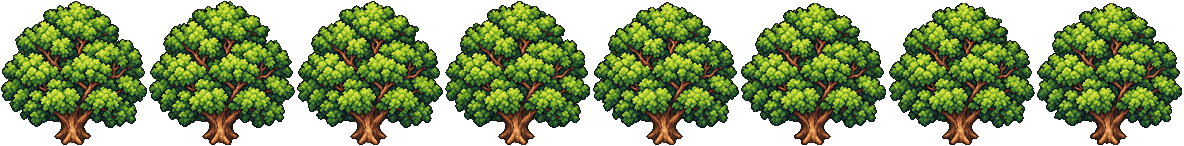
#> input picture Assets/_Project/Resources/Battle/oak_sway.png, 1184 x 146 px
$ python -i bake_monster_set.py   (imports and definitions only)
#> lines starting #> are read from the running program, lines starting #| are printed output that depends on the picture; after the words box and inside, x2 and y2 are one past the last pixel; in counts of white or black regions, pixels touching at a corner belong together
"""몬스터 한 종의 시트 여러 장을 같은 크기·같은 발밑으로 맞춰 전투용 시트로 굽는다.

AI로 만든 시트는 동작마다 칸 크기(1774×887 → 443.5, 1618×972 → 404.5×486)와 그림 크기가 제각각이다.
그대로 BattleMonsterSprite(544 칸, 원본 칸 443.5 기준)에 넣으면 공격·쓰러짐에서 몬스터가 갑자기 커지거나 발이 뜬다.

하는 일:
  1. 시트마다 4열×2행 칸으로 나누고, 그림 픽셀을 연결 영역별로 무게중심이 든 칸(프레임)에 배정한다
     (옆 칸으로 넘친 그림을 제 프레임으로 — clean_monster_sheet.py와 같은 방식).
  2. 기준 시트(첫 번째 인자) 첫 장의 키·발 높이·가로 가운데를 잰다.
  3. 다른 시트는 각자 첫 장(서 있는 모습)을 기준 첫 장과 같은 키·발밑·가운데로 맞추는 배율·이동을 구해 모든 장에 똑같이 적용한다
     (프레임 사이 움직임 — 주저앉기·움츠리기 — 은 그대로).
  4. 544 칸 4×2 시트로 저장한다. 원본 칸 443.5 기준 위치를 쓰므로 BattleMonsterSprite.Layout과 맞는다.
  5. --idle 결과.png: 기준 시트 첫 장을 발밑 고정으로 숨 쉬듯(세로 100→97%) 늘였다 줄인 대기 8장을 만든다(대기 시트가 없을 때).

사용법:
  python Tools/bake_monster_set.py 기준(걷기).png 결과.png [다른.png 결과.png ...] [--idle 대기결과.png] [--ground]
  --ground: 기준이 아닌 시트는 장마다 몸통 아래끝을 발밑에 맞춘다(아랫줄이 떠 있는 쓰러짐·공격 시트).
            기준 결과가 필요 없으면 결과 자리에 임시 경로를 준다.
  --shrink k: 모든 시트를 k배로 줄여 굽는다(발밑·가운데는 그대로). 작게 그려진 공격 시트를 키워 맞추면 칸 밖으로 넘칠 때.
              화면 크기는 BattleMonsterSprite의 SizeScale을 1/k로 두어 되돌린다.

굽는 명령(2026-10-16):
  버섯: 걷기(기준) · 포자 공격 · 사망 → mushroom_walk/attack/die, --idle mushroom_idle, --ground
  늑대 쓰러짐: 늑대 대기 시트(기준, 임시 경로로) · 옆으로 쓰러지는 늑대 → wolf_die, --ground
  고블린 늑대기수: 대기(기준) · 걷기 · 공격 · 전투(쓰러짐) → goblin_rider_idle/walk/attack/die, --ground --shrink
                   (공격·쓰러짐 시트가 약 16% 작게 그려져 키워 맞추면 뛰어오르는 장이 칸을 넘었다)
  거목 엔트(2026-10-19): 걷기(기준) · 한 팔 휘두르기 · 뿌리 내려찍기 · 등장 포효 → ent_walk/attack/slam/roar,
                   --idle ent_idle, --ground --shrink 0.7 (동작 시트가 약 17~21% 작게 그려져 0.8·0.75에선 칸을 넘었다)
                   뿌리 가시 이펙트(root_spikes)는 크기를 맞추지 않는다: clean_monster_sheet.py로 넘침만 정리한 뒤
                   장마다 아래끝을 칸 85% 높이에 맞췄다(원본 아랫줄이 약 50px 떠 있어 솟을 때 튀었다).
                   2026-10-19 같은 명령에 쓰러짐 → ent_die, 붉은 눈 포효(기절 패턴) → ent_roar_stun을 더했다(기존 결과는 바이트까지 같음).
                   두 장은 원본에 몸에서 멀리 떨어진 옅은 얼룩이 있어, 굽은 뒤 작은 조각(몸에서 먼 것만)을 지웠다 — 나뭇잎은 남김.
                   같은 날 12장(4×3) 시트 두 장으로 교체: 엔트 킹의 하강 해머 슬램 → ent_attack(기본 공격),
                   엔트 킹의 두 손 뿌리내리기 → ent_slam(뿌리 내려찍기). 12장 시트는 행 수를 칸 모양으로 알아내 4×3(2176×1632)으로 굽는다.
                   (원본 폴더에서 예전 한 팔 휘두르기·뿌리 내려찍기 그림은 빠졌다 — 지금 명령: 걷기 · 등장 포효 · 두 손 뿌리내리기 · 해머 슬램)
                   굽고 나서 (1) 발 고정: python Tools/stabilize_sheet.py로 idle(맨 앞)·walk·attack·slam·roar·roar_stun
                   (die는 무너지며 옮겨 가 빼고) — 장마다 좌우로 미끄러지던 몸을 멈춘다.
                   (1.5) 다리 고정: python Tools/lock_legs.py <발 고정한 idle> <attack> <결과> <slam> <결과>
                   — 해머·뿌리내리기 장의 다리를 대기 다리로 바꿔 끼워 공격 중에도 다리가 움직이지 않는다(손·주먹·흙은 남김).
                   (2) 숲 픽셀화: 7장(idle 맨 앞)을 한 번에 넘겨 공용 팔레트로
                   python Tools/pixelize_sheet.py --block 2 --colors 64 --env Assets/_Project/Resources/Battle/oak_sway.png --breathe
                   — 숲 참나무와 같은 픽셀 크기·색(캐릭터가 아니라 숲의 일부처럼), 대기는 허리 위만 블록 단위로 숨 쉰다.
                   Unity에선 Bilinear·밉맵 끔·압축 HQ(BC7 — 블록이 DXT 4×4와 안 맞으면 색이 번진다).
  거목 엔트 교체(2026-10-19, 바탕 화면 몬스터/앤트 보스 2 — 하체 고정 12장 4×3 시트, 위 명령들은 예전 그림):
                   대기-1(기준, 임시 결과) · 대기-1 · 망치 강타-2 · 발을 고정한 엔트 왕의 내려치기-1 · 포효-5 · 붉은 눈-6 · 죽음-7
                   (같은 날 강타-3 · 양팔 땅찍기-4를 망치 강타 · 내려치기로 바꿨다 — 타격 장은 7번째 · 9번째)
                   → (임시)/ent_idle/attack/slam/roar/roar_stun/die, --ground --shrink 0.832
                   (대기를 두 번 넘겨야 대기도 --ground가 걸린다 — 원본 아랫줄 대기는 발이 30px 떠 있다.
                   0.832 = 예전 대기 몸 키 293px에 맞춘 값 → 화면 크기 SizeScale 그대로).
                   이어서 stabilize_sheet.py(대기 맨 앞, 6장 모두), 모든 칸을 가로 -12·세로 +8 옮겨 예전 발밑(479)·가운데에 맞추고,
                   pixelize_sheet.py --block 2 --colors 64 --env .../oak_sway.png(--breathe 없이 — 진짜 대기 12장).
                   lock_legs.py는 쓰지 않는다(새 그림은 다리가 이미 고정). 고정된 뿌리 다리의 엔트 왕-2는 쓰지 않음.
필요: numpy, scipy, Pillow
"""
import sys

import numpy as np
from PIL import Image
from scipy import ndimage

COLUMNS = 4             # 열은 늘 4. 행은 시트 모양으로(rows_of — 8장 2행, 12장 3행)
CELL = 544              # 결과 칸
SOURCE_CELL = 443.5     # BattleMonsterSprite.SourceCell — 결과 칸 안 원본 칸 크기
ALPHA_MIN = 8
MERGED = 1.15           # 영역이 칸의 이 배보다 넓거나 높으면 옆 장과 붙은 것으로 보고 칸 경계에서 나눈다
IDLE_SQUASH = [1.0, 0.993, 0.983, 0.972, 0.968, 0.975, 0.986, 0.996]


def rows_of(w, h):
    """칸이 정사각이라 보고 행 수를 정한다(1774×887 → 2행 8장, 1448×1086 → 3행 12장)."""
    return max(1, round(h / (w / COLUMNS)))


def frames_of(path):
    """시트 → 프레임 8장(4×3 시트면 12장). 각 장은 (RGBA 배열, 칸 원점 기준 좌상단 x, y) — 칸 밖으로 넘친 부분까지 담는다."""
    src = np.array(Image.open(path).convert("RGBA"))
#> src is the input picture: shape (146, 1184, 4); mean R, G, B, A 57.1, 74.3, 27, 163.5
    h, w = src.shape[:2]
#> h = 146; w = 1184
    rows = rows_of(w, h)
#> rows = 1
    cw, ch = w / COLUMNS, h / rows
#> cw = 296; ch = 146
    # 알파 > ALPHA_MIN으로 영역을 나눈다(알파 > 0이면 옅은 번짐이 옆 프레임끼리 이어 붙인다).
    mask = src[:, :, 3] > ALPHA_MIN
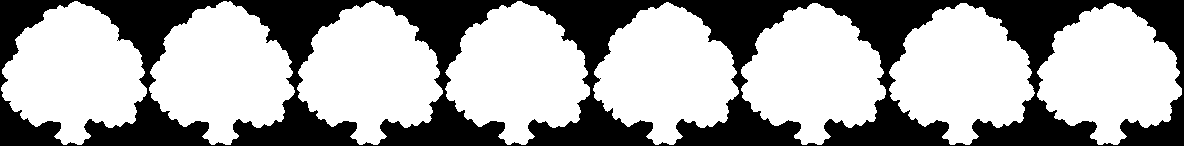
#> mask: shape (146, 1184) bool; 64.1% white; 1 black region, box (x1, y1, x2, y2) and area: (0, 0, 1184, 146) 62038
    labels, count = ndimage.label(mask)
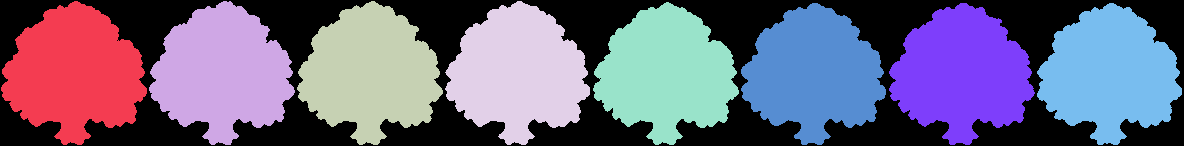
#> labels: shape (146, 1184) int32; 9 distinct labels, from 0 to 8; one colour per label, 0 black
#> count = 8
    centers = ndimage.center_of_mass(mask, labels, range(1, count + 1))
#> centers = [(72.63, 74.06), (72.39, 221.8), (72.36, 369.8), (72.37, 517.6), (73.07, 665.9), (73.14, 813.3), (73.04, 961.6), (73.27, 1109.2)]
    frame_of = np.zeros(count + 1, dtype=np.int32)
#> frame_of = [0, 0, 0, 0, 0, 0, 0, 0, 0]
    for i, (cy, cx) in enumerate(centers, start=1):
        col = min(COLUMNS - 1, max(0, int(cx // cw)))
        row = min(rows - 1, max(0, int(cy // ch)))
        frame_of[i] = row * COLUMNS + col
#> this loop made 8 passes
#> (cy, cx, col) on passes 1 to 8: (72.63, 74.06, 0), (72.39, 221.8, 0), (72.36, 369.8, 1), (72.37, 517.6, 1), (73.07, 665.9, 2), (73.14, 813.3, 2), (73.04, 961.6, 3), (73.27, 1109.2, 3)
#> after the loop, frame_of = [0, 0, 0, 1, 1, 2, 2, 3, 3]
    pixel_frame = np.where(labels > 0, frame_of[labels], -1)
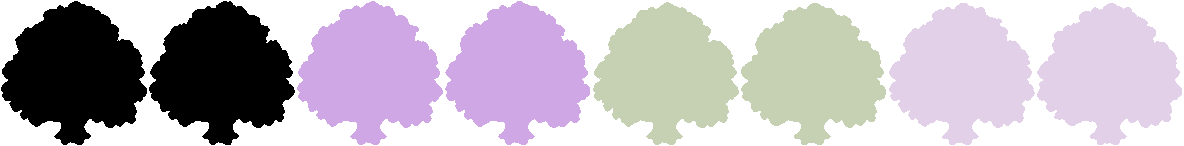
#> pixel_frame: shape (146, 1184) int32; 5 distinct labels, from -1 to 3; one colour per label, 0 black, -1 white
    # 옆 장끼리 팔끝이 맞닿아 한 덩어리가 된 것(칸보다 훨씬 큰 영역)은 장마다 몸 한가운데에서 영역 안으로만 번져 나가
    # 먼저 닿은 장으로 나눈다 — 칸 경계로 자르면 경계를 넘은 손끝이 옆 장에 조각으로 남는다
    # (엔트 왕 포효 12장 — 팔을 펼친 장들이 이어 붙어 한 장이 통째로 비었다).
    for i, sl in enumerate(ndimage.find_objects(labels), start=1):
        if sl is None or (sl[1].stop - sl[1].start <= cw * MERGED and sl[0].stop - sl[0].start <= ch * MERGED):
            continue
        comp = labels[sl] == i
        owner = np.full(comp.shape, -1, np.int32)
        yy, xx = np.mgrid[sl[0], sl[1]]
        for f in range(COLUMNS * rows):
            c, r = f % COLUMNS, f // COLUMNS
            core = comp & (np.abs(xx - (c + 0.5) * cw) < cw * 0.2) & (np.abs(yy - (r + 0.5) * ch) < ch * 0.3)
            owner[core] = f
        while True:  # 영역 안에서 한 칸씩 번진다(먼저 닿은 장이 갖는다)
            free = comp & (owner < 0)
            if not free.any():
                break
            grown = False
            for f in np.unique(owner[owner >= 0]):
                reach = ndimage.binary_dilation(owner == f) & free & (owner < 0)
                if reach.any():
                    owner[reach] = f
                    grown = True
            if not grown:
                break
        left = comp & (owner < 0)  # 몸 한가운데와 이어지지 않은 곳은 칸으로
        owner[left] = (np.clip((yy[left] // ch).astype(int), 0, rows - 1) * COLUMNS
                       + np.clip((xx[left] // cw).astype(int), 0, COLUMNS - 1))
        pixel_frame[sl][comp] = owner[comp]
#> this loop made 8 passes
    # 옅은 가장자리(0 < 알파 ≤ ALPHA_MIN)는 가장 가까운 그림 픽셀의 프레임을 따른다.
    faint = (src[:, :, 3] > 0) & ~mask
#> faint: shape (146, 1184) bool; every value is 0
    _, (near_y, near_x) = ndimage.distance_transform_edt(~mask, return_indices=True)
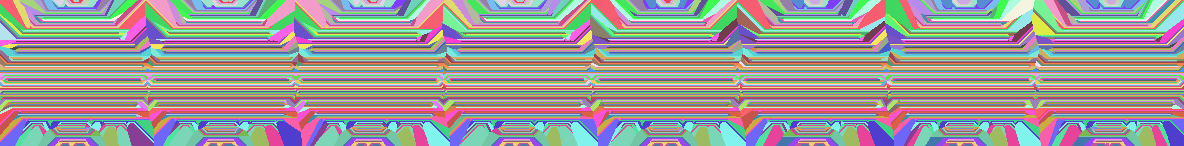
#> near_y: shape (146, 1184) int32; 144 distinct labels, from 1 to 144; one colour per label, 0 black
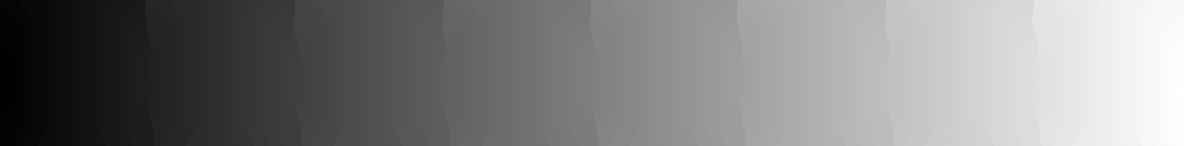
#> near_x: shape (146, 1184) int32; min 1, max 1181, mean 591.5; drawn with min black and max white
    fy, fx = np.nonzero(faint)
#> fy = empty array; fx = empty array
    pixel_frame[fy, fx] = pixel_frame[near_y[fy, fx], near_x[fy, fx]]

    frames = []
    for f in range(COLUMNS * rows):
        ys, xs = np.nonzero(pixel_frame == f)
        c, r = f % COLUMNS, f // COLUMNS
        if len(ys) == 0:
            frames.append((np.zeros((1, 1, 4), np.uint8), 0.0, 0.0))
            continue
        y0, y1, x0, x1 = ys.min(), ys.max() + 1, xs.min(), xs.max() + 1
        crop = np.zeros((y1 - y0, x1 - x0, 4), np.uint8)
        crop[ys - y0, xs - x0] = src[ys, xs]
        frames.append((crop, x0 - c * cw, y0 - r * ch))  # 칸 원점 기준 위치
#> this loop made 4 passes
#> (y0, x0, x1) on passes 1 to 4: (1, 1, 295), (1, 297, 590), (2, 593, 886), (3, 889, 1182)
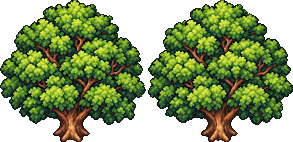
#> crop: shape (142, 293, 4); mean R, G, B, A 56.1, 72.9, 26.9, 168.5; transparent parts drawn white
#> after the loop, frames = 4 items
    return frames, (cw, ch)


# [114 lines left out: functions body_box, place, bake, edge_report, main, not called in this run]


# [2 lines not run here, left out]

>>> result = frames_of('../Assets/_Project/Resources/Battle/oak_sway.png')
